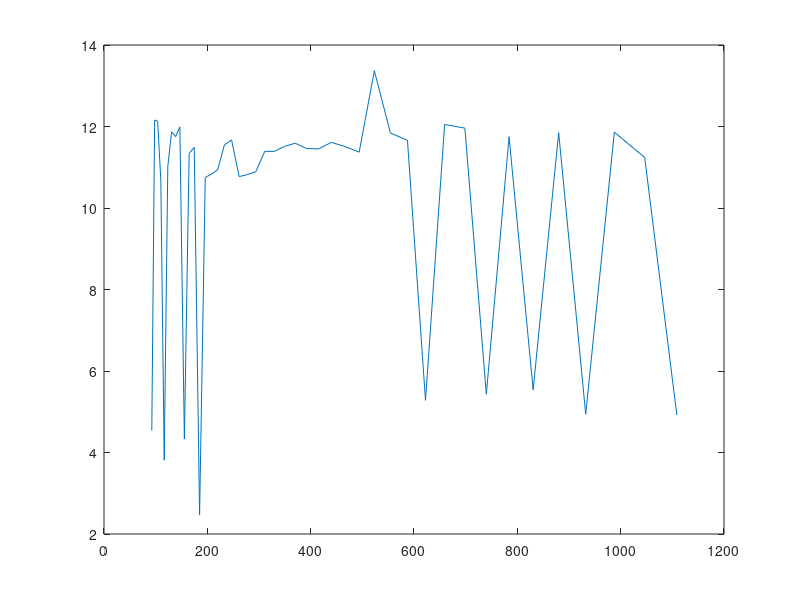

Recreate this plot in MATLAB.
freqs = [92.50,98.00,103.83,110.00,116.54,123.47,130.81,138.59,146.83,155.56,164.81,174.61,185.00,196.00,207.65,220.00,233.08,246.94,261.63,277.18,293.66,311.13,329.63,349.23,369.99,392.00,415.30,440.00,466.16,493.88,523.25,554.37,587.33,622.25,659.26,698.46,739.99,783.99,830.61,880.00,932.33,987.77,1046.50,1108.73;4.54,12.16,12.13,10.67,3.81,11.02,11.87,11.75,11.99,4.33,11.34,11.49,2.47,10.75,10.83,10.94,11.55,11.67,10.77,10.82,10.89,11.39,11.39,11.51,11.59,11.46,11.45,11.61,11.51,11.37,13.37,11.84,11.66,5.28,12.05,11.96,5.43,11.75,5.54,11.85,4.94,11.86,11.24,4.92];
plot ( freqs(1,:), freqs(2,:)); pause
